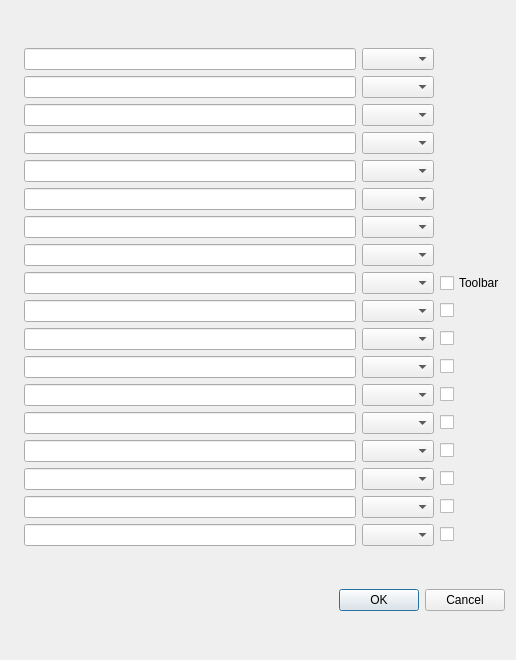
<?xml version="1.0" encoding="UTF-8"?>
<ui version="4.0">
 <class>ScriptShortcutConfigDialog</class>
 <widget class="QDialog" name="ScriptShortcutConfigDialog">
  <property name="geometry">
   <rect>
    <x>0</x>
    <y>0</y>
    <width>516</width>
    <height>660</height>
   </rect>
  </property>
  <property name="sizePolicy">
   <sizepolicy hsizetype="Minimum" vsizetype="Minimum">
    <horstretch>0</horstretch>
    <verstretch>0</verstretch>
   </sizepolicy>
  </property>
  <property name="windowTitle">
   <string>User Script Shortcut Configuration</string>
  </property>
  <layout class="QVBoxLayout" name="verticalLayout">
   <item>
    <layout class="QGridLayout" name="gridLayout">
     <item row="7" column="0">
      <widget class="QLabel" name="labelAltUp">
       <property name="text">
        <string/>
       </property>
      </widget>
     </item>
     <item row="3" column="2">
      <widget class="QComboBox" name="comboBoxAltPageUp"/>
     </item>
     <item row="12" column="2">
      <widget class="QComboBox" name="comboBoxAlt3"/>
     </item>
     <item row="8" column="1">
      <widget class="QLineEdit" name="lineEditAltDown"/>
     </item>
     <item row="10" column="3">
      <widget class="QCheckBox" name="checkBoxAlt1">
       <property name="text">
        <string/>
       </property>
      </widget>
     </item>
     <item row="10" column="0">
      <widget class="QLabel" name="labelAlt1">
       <property name="text">
        <string/>
       </property>
      </widget>
     </item>
     <item row="6" column="2">
      <widget class="QComboBox" name="comboBoxAltRight"/>
     </item>
     <item row="18" column="3">
      <widget class="QCheckBox" name="checkBoxAlt9">
       <property name="text">
        <string/>
       </property>
      </widget>
     </item>
     <item row="17" column="0">
      <widget class="QLabel" name="labelAlt8">
       <property name="text">
        <string/>
       </property>
      </widget>
     </item>
     <item row="14" column="2">
      <widget class="QComboBox" name="comboBoxAlt5"/>
     </item>
     <item row="12" column="3">
      <widget class="QCheckBox" name="checkBoxAlt3">
       <property name="text">
        <string/>
       </property>
      </widget>
     </item>
     <item row="15" column="2">
      <widget class="QComboBox" name="comboBoxAlt6"/>
     </item>
     <item row="17" column="2">
      <widget class="QComboBox" name="comboBoxAlt8"/>
     </item>
     <item row="7" column="2">
      <widget class="QComboBox" name="comboBoxAltUp"/>
     </item>
     <item row="13" column="0">
      <widget class="QLabel" name="labelAlt4">
       <property name="text">
        <string/>
       </property>
      </widget>
     </item>
     <item row="17" column="1">
      <widget class="QLineEdit" name="lineEditAlt8"/>
     </item>
     <item row="1" column="2">
      <widget class="QComboBox" name="comboBoxAltHome"/>
     </item>
     <item row="10" column="1">
      <widget class="QLineEdit" name="lineEditAlt1"/>
     </item>
     <item row="1" column="1">
      <widget class="QLineEdit" name="lineEditAltHome">
       <property name="minimumSize">
        <size>
         <width>320</width>
         <height>0</height>
        </size>
       </property>
      </widget>
     </item>
     <item row="15" column="3">
      <widget class="QCheckBox" name="checkBoxAlt6">
       <property name="text">
        <string/>
       </property>
      </widget>
     </item>
     <item row="1" column="0">
      <widget class="QLabel" name="labelAltHome">
       <property name="text">
        <string/>
       </property>
      </widget>
     </item>
     <item row="18" column="2">
      <widget class="QComboBox" name="comboBoxAlt9"/>
     </item>
     <item row="16" column="2">
      <widget class="QComboBox" name="comboBoxAlt7"/>
     </item>
     <item row="16" column="3">
      <widget class="QCheckBox" name="checkBoxAlt7">
       <property name="text">
        <string/>
       </property>
      </widget>
     </item>
     <item row="9" column="3">
      <widget class="QCheckBox" name="checkBoxAlt0">
       <property name="text">
        <string>Toolbar</string>
       </property>
      </widget>
     </item>
     <item row="6" column="0">
      <widget class="QLabel" name="labelAltRight">
       <property name="text">
        <string/>
       </property>
      </widget>
     </item>
     <item row="11" column="1">
      <widget class="QLineEdit" name="lineEditAlt2"/>
     </item>
     <item row="14" column="3">
      <widget class="QCheckBox" name="checkBoxAlt5">
       <property name="text">
        <string/>
       </property>
      </widget>
     </item>
     <item row="5" column="0">
      <widget class="QLabel" name="labelAltLeft">
       <property name="text">
        <string/>
       </property>
      </widget>
     </item>
     <item row="10" column="2">
      <widget class="QComboBox" name="comboBoxAlt1"/>
     </item>
     <item row="3" column="0">
      <widget class="QLabel" name="labelAltPageUp">
       <property name="text">
        <string/>
       </property>
      </widget>
     </item>
     <item row="11" column="3">
      <widget class="QCheckBox" name="checkBoxAlt2">
       <property name="text">
        <string/>
       </property>
      </widget>
     </item>
     <item row="17" column="3">
      <widget class="QCheckBox" name="checkBoxAlt8">
       <property name="text">
        <string/>
       </property>
      </widget>
     </item>
     <item row="11" column="2">
      <widget class="QComboBox" name="comboBoxAlt2"/>
     </item>
     <item row="2" column="0">
      <widget class="QLabel" name="labelAltEnd">
       <property name="text">
        <string/>
       </property>
      </widget>
     </item>
     <item row="3" column="1">
      <widget class="QLineEdit" name="lineEditAltPageUp"/>
     </item>
     <item row="4" column="0">
      <widget class="QLabel" name="labelAltPageDown">
       <property name="text">
        <string/>
       </property>
      </widget>
     </item>
     <item row="2" column="1">
      <widget class="QLineEdit" name="lineEditAltEnd"/>
     </item>
     <item row="18" column="1">
      <widget class="QLineEdit" name="lineEditAlt9"/>
     </item>
     <item row="13" column="1">
      <widget class="QLineEdit" name="lineEditAlt4"/>
     </item>
     <item row="5" column="2">
      <widget class="QComboBox" name="comboBoxAltLeft"/>
     </item>
     <item row="15" column="0">
      <widget class="QLabel" name="labelAlt6">
       <property name="text">
        <string/>
       </property>
      </widget>
     </item>
     <item row="7" column="1">
      <widget class="QLineEdit" name="lineEditAltUp"/>
     </item>
     <item row="15" column="1">
      <widget class="QLineEdit" name="lineEditAlt6"/>
     </item>
     <item row="13" column="2">
      <widget class="QComboBox" name="comboBoxAlt4"/>
     </item>
     <item row="8" column="2">
      <widget class="QComboBox" name="comboBoxAltDown"/>
     </item>
     <item row="9" column="2">
      <widget class="QComboBox" name="comboBoxAlt0"/>
     </item>
     <item row="8" column="0">
      <widget class="QLabel" name="labelAltDown">
       <property name="text">
        <string/>
       </property>
      </widget>
     </item>
     <item row="14" column="1">
      <widget class="QLineEdit" name="lineEditAlt5"/>
     </item>
     <item row="4" column="1">
      <widget class="QLineEdit" name="lineEditAltPageDown"/>
     </item>
     <item row="9" column="1">
      <widget class="QLineEdit" name="lineEditAlt0"/>
     </item>
     <item row="12" column="1">
      <widget class="QLineEdit" name="lineEditAlt3"/>
     </item>
     <item row="11" column="0">
      <widget class="QLabel" name="labelAlt2">
       <property name="text">
        <string/>
       </property>
      </widget>
     </item>
     <item row="14" column="0">
      <widget class="QLabel" name="labelAlt5">
       <property name="text">
        <string/>
       </property>
      </widget>
     </item>
     <item row="16" column="0">
      <widget class="QLabel" name="labelAlt7">
       <property name="text">
        <string/>
       </property>
      </widget>
     </item>
     <item row="16" column="1">
      <widget class="QLineEdit" name="lineEditAlt7"/>
     </item>
     <item row="9" column="0">
      <widget class="QLabel" name="labelAlt0">
       <property name="text">
        <string/>
       </property>
      </widget>
     </item>
     <item row="12" column="0">
      <widget class="QLabel" name="labelAlt3">
       <property name="text">
        <string/>
       </property>
      </widget>
     </item>
     <item row="18" column="0">
      <widget class="QLabel" name="labelAlt9">
       <property name="text">
        <string/>
       </property>
      </widget>
     </item>
     <item row="5" column="1">
      <widget class="QLineEdit" name="lineEditAltLeft"/>
     </item>
     <item row="6" column="1">
      <widget class="QLineEdit" name="lineEditAltRight"/>
     </item>
     <item row="4" column="2">
      <widget class="QComboBox" name="comboBoxAltPageDown"/>
     </item>
     <item row="2" column="2">
      <widget class="QComboBox" name="comboBoxAltEnd"/>
     </item>
     <item row="13" column="3">
      <widget class="QCheckBox" name="checkBoxAlt4">
       <property name="text">
        <string/>
       </property>
      </widget>
     </item>
    </layout>
   </item>
   <item>
    <widget class="QDialogButtonBox" name="buttonBox">
     <property name="orientation">
      <enum>Qt::Horizontal</enum>
     </property>
     <property name="standardButtons">
      <set>QDialogButtonBox::Cancel|QDialogButtonBox::Ok</set>
     </property>
    </widget>
   </item>
  </layout>
 </widget>
 <tabstops>
  <tabstop>lineEditAltHome</tabstop>
  <tabstop>comboBoxAltHome</tabstop>
  <tabstop>lineEditAltEnd</tabstop>
  <tabstop>comboBoxAltEnd</tabstop>
  <tabstop>lineEditAltPageUp</tabstop>
  <tabstop>comboBoxAltPageUp</tabstop>
  <tabstop>lineEditAltPageDown</tabstop>
  <tabstop>comboBoxAltPageDown</tabstop>
  <tabstop>lineEditAltLeft</tabstop>
  <tabstop>comboBoxAltLeft</tabstop>
  <tabstop>lineEditAltRight</tabstop>
  <tabstop>comboBoxAltRight</tabstop>
  <tabstop>lineEditAltUp</tabstop>
  <tabstop>comboBoxAltUp</tabstop>
  <tabstop>lineEditAltDown</tabstop>
  <tabstop>comboBoxAltDown</tabstop>
  <tabstop>lineEditAlt0</tabstop>
  <tabstop>comboBoxAlt0</tabstop>
  <tabstop>checkBoxAlt0</tabstop>
  <tabstop>lineEditAlt1</tabstop>
  <tabstop>comboBoxAlt1</tabstop>
  <tabstop>checkBoxAlt1</tabstop>
  <tabstop>lineEditAlt2</tabstop>
  <tabstop>comboBoxAlt2</tabstop>
  <tabstop>checkBoxAlt2</tabstop>
  <tabstop>lineEditAlt3</tabstop>
  <tabstop>comboBoxAlt3</tabstop>
  <tabstop>checkBoxAlt3</tabstop>
  <tabstop>lineEditAlt4</tabstop>
  <tabstop>comboBoxAlt4</tabstop>
  <tabstop>checkBoxAlt4</tabstop>
  <tabstop>lineEditAlt5</tabstop>
  <tabstop>comboBoxAlt5</tabstop>
  <tabstop>checkBoxAlt5</tabstop>
  <tabstop>lineEditAlt6</tabstop>
  <tabstop>comboBoxAlt6</tabstop>
  <tabstop>checkBoxAlt6</tabstop>
  <tabstop>lineEditAlt7</tabstop>
  <tabstop>comboBoxAlt7</tabstop>
  <tabstop>checkBoxAlt7</tabstop>
  <tabstop>lineEditAlt8</tabstop>
  <tabstop>comboBoxAlt8</tabstop>
  <tabstop>checkBoxAlt8</tabstop>
  <tabstop>lineEditAlt9</tabstop>
  <tabstop>comboBoxAlt9</tabstop>
  <tabstop>checkBoxAlt9</tabstop>
 </tabstops>
 <resources/>
 <connections>
  <connection>
   <sender>buttonBox</sender>
   <signal>accepted()</signal>
   <receiver>ScriptShortcutConfigDialog</receiver>
   <slot>accept()</slot>
   <hints>
    <hint type="sourcelabel">
     <x>257</x>
     <y>650</y>
    </hint>
    <hint type="destinationlabel">
     <x>157</x>
     <y>274</y>
    </hint>
   </hints>
  </connection>
  <connection>
   <sender>buttonBox</sender>
   <signal>rejected()</signal>
   <receiver>ScriptShortcutConfigDialog</receiver>
   <slot>reject()</slot>
   <hints>
    <hint type="sourcelabel">
     <x>325</x>
     <y>650</y>
    </hint>
    <hint type="destinationlabel">
     <x>286</x>
     <y>274</y>
    </hint>
   </hints>
  </connection>
 </connections>
</ui>
